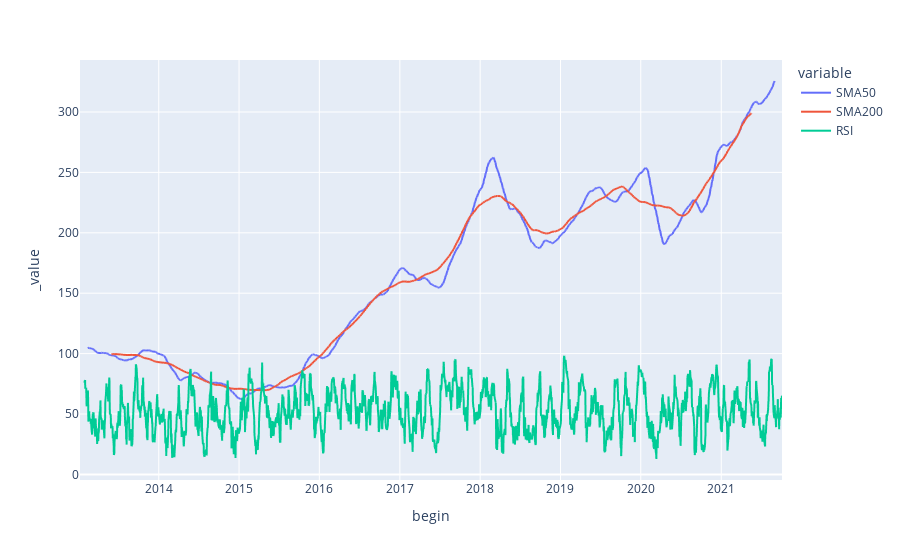

The notebook cell saved with this chart:
### Markdown cell above
# Для получения графика индикаторов или корреляции достаточно просто вызвать соответствующие функции (например, draw_plots('SBER'))

### Code cell
draw_plots('SBER')

### Figure 1 — Plotly figure (JSON) as saved in the notebook; plotly's stock layout.template omitted (floating-point values rounded to 4 significant figures; data arrays with more than 128 entries replaced by an {"elided": "..."} marker saying what was removed)
{"data": [{"hovertemplate": "variable=SMA50<br>begin=%{x}<br>_value=%{y}<extra></extra>", "legendgroup": "SMA50", "line": {"color": "#636efa", "dash": "solid"}, "marker": {"symbol": "circle"}, "mode": "lines", "name": "SMA50", "showlegend": true, "type": "scattergl", "x": {"elided": "2203 str values"}, "xaxis": "x", "y": {"elided": "2203 float values"}, "yaxis": "y"}, {"hovertemplate": "variable=SMA200<br>begin=%{x}<br>_value=%{y}<extra></extra>", "legendgroup": "SMA200", "line": {"color": "#EF553B", "dash": "solid"}, "marker": {"symbol": "circle"}, "mode": "lines", "name": "SMA200", "showlegend": true, "type": "scattergl", "x": {"elided": "2203 str values"}, "xaxis": "x", "y": {"elided": "2203 float values"}, "yaxis": "y"}, {"hovertemplate": "variable=RSI<br>begin=%{x}<br>_value=%{y}<extra></extra>", "legendgroup": "RSI", "line": {"color": "#00cc96", "dash": "solid"}, "marker": {"symbol": "circle"}, "mode": "lines", "name": "RSI", "showlegend": true, "type": "scattergl", "x": {"elided": "2203 str values"}, "xaxis": "x", "y": {"elided": "2203 float values"}, "yaxis": "y"}], "layout": {"legend": {"title": {"text": "variable"}, "tracegroupgap": 0}, "margin": {"t": 60}, "xaxis": {"anchor": "y", "domain": [0, 1], "title": {"text": "begin"}}, "yaxis": {"anchor": "x", "domain": [0, 1], "title": {"text": "_value"}}}}
